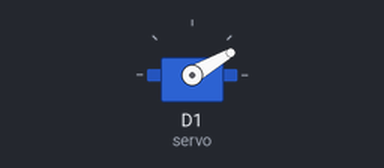
Recording of a sketch running on a simulated ESP8266 (NodeMCU). Shown: servo.

Above: at 0.05 s.
At 0.75 s:
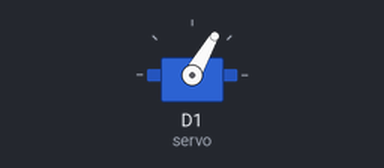
At 1.5 s:
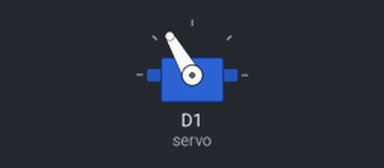
At 3.0 s:
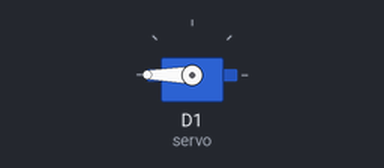
Timing chart, 0 to 6.9 s (numbered marks = the images above):
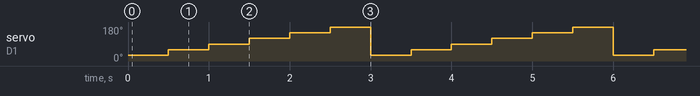

The sketch:

ServoMotor.ino
```cpp
#include<Servo.h>
Servo servo;

void setup()
{
  servo.attach(D1);
}

void loop()
{
    servo.write(30);
    delay(500);
    servo.write(60);
    delay(500);
    servo.write(90);
    delay(500);
    servo.write(120);
    delay(500);
    servo.write(150);
    delay(500);
    servo.write(180);
    delay(500);
}
```

Measured:
- by itself, servo on D1 (servo): repeats every 3.0 s: 90° 0.50 s, 120° 0.50 s, 150° 0.50 s, 180° 0.50 s, 30° 0.50 s, 60° 0.50 s
